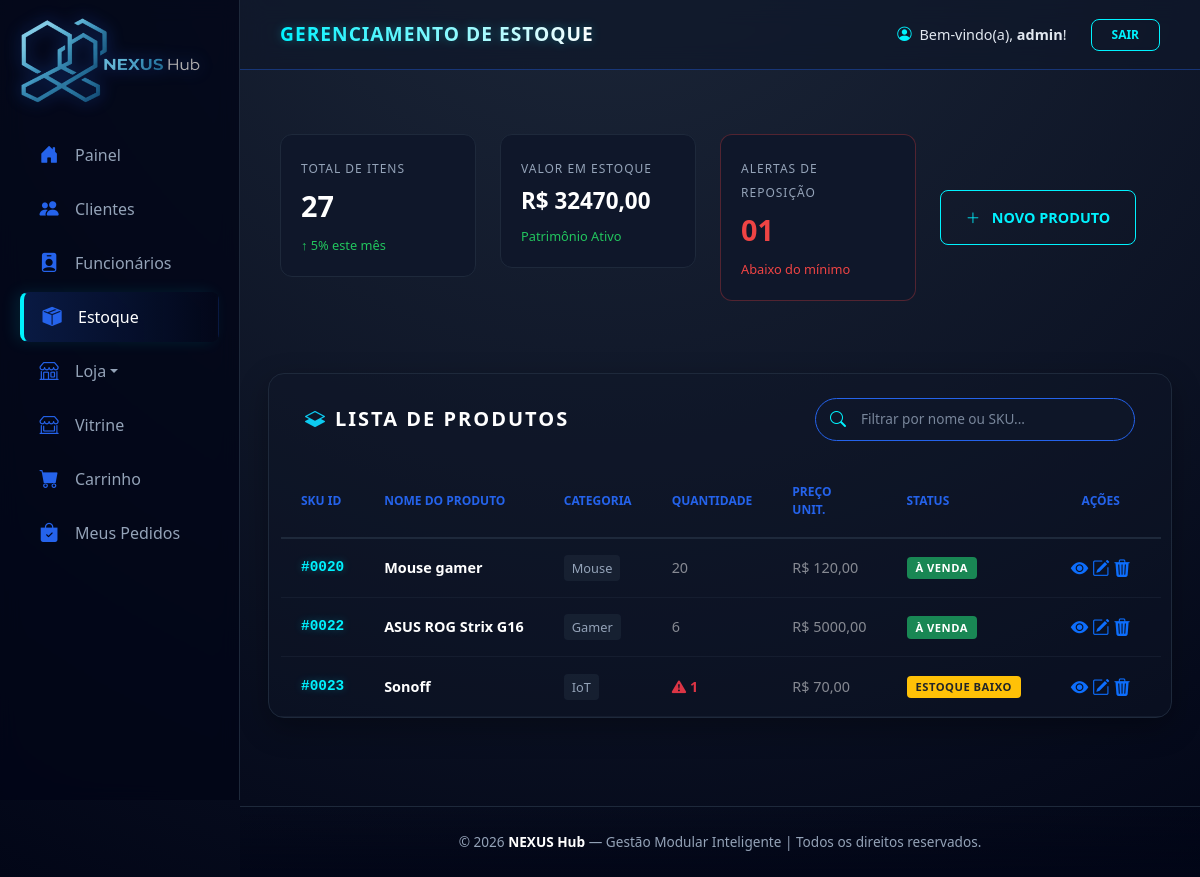
The page /nexushub/dashboard/estoque/ (signed in) on the database its author committed.
### dashboard/models.py (models this page shows, shortened)
class Produto(models.Model):
    loja = models.ForeignKey(Loja, on_delete=models.CASCADE)
    categoria = models.ForeignKey('Categoria', on_delete=models.SET_NULL, null=True, blank=True)
    nome = models.CharField(max_length=255)
    descricao = models.TextField()
    preco = models.DecimalField(max_digits=10, decimal_places=2)
    estoque = models.IntegerField(default=0)
    estoque_minimo = models.IntegerField(default=5)
    ativo = models.BooleanField(default=True)
    data_criacao = models.DateTimeField(auto_now_add=True)

class Categoria(models.Model):
    nome = models.CharField(max_length=100)
    slug = models.SlugField(unique=True)

### dashboard/decorators.py (the view, shortened to what this page needs)
    @login_required(login_url='login_view')
    def _wrapped_view(request, *args, **kwargs):
        if request.user.is_superuser:
            return view_func(request, *args, **kwargs)

### dashboard/views.py (called while the page is built)
@loja_obrigatoria
def lista_estoque(request):
    produtos_base = Produto.objects.filter(loja__vendedor__usuario=request.user)
    alertas_count = produtos_base.filter(estoque__lte=F('estoque_minimo')).count()
    produtos = produtos_base
    if request.GET.get('baixo_estoque'):
        produtos = produtos.filter(estoque__lte=F('estoque_minimo'))
    totais = produtos.aggregate(
        total_itens=Sum('estoque'), # Soma a quantidade total de peças
        valor_total=Sum(F('preco') * F('estoque')) # Valor total em R$
    )
    context = {
        'produtos': produtos,
        'total_itens': totais['total_itens'] or 0,
        'valor_estoque': totais['valor_total'] or 0,
        'alertas_reposicao': alertas_count, # Agora a variável existe!
        'titulo_aba': 'Gerenciamento de Estoque | NEXUS Hub',
    }
    return render(request, 'estoque_lista.html', context)

### dashboard/templates/estoque_lista.html (shortened to what this page needs)
{% extends 'base.html' %}
{% load static %}
{% block page_title %}Gerenciamento de Estoque{% endblock %}
{% block content %}
<div class="row g-4 mb-5"><div class="row g-4 mb-5">
    <div class="col-md-3">
        <div class="stat-card">
            <span class="stat-label">Total de Itens</span>
            <div class="stat-value">{{ total_itens }}</div>
            <span class="trend-up">↑ 5% este mês</span>
        </div>
    </div>
    <div class="col-md-3">
        <div class="stat-card">
            <span class="stat-label">Valor em Estoque</span>
            <div class="stat-value" style="font-size: 1.4rem;">
                R$ {{ valor_estoque|floatformat:2 }}
            </div>
            <span class="trend-up">Patrimônio Ativo</span>
        </div>
    </div>
    <div class="col-md-3">
        <div class="stat-card" style="border-color: rgba(239, 68, 68, 0.3);">
            <span class="stat-label">Alertas de Reposição</span>
            <div class="stat-value" style="color: #ef4444;">
                {{ alertas_reposicao|stringformat:"02d" }}
            </div>
            <span class="trend-alert">Abaixo do mínimo</span>
        </div>
    </div>
    <div class="col-md-3">
        <div class="d-flex flex-column h-100 justify-content-center">
            <a href="{% url 'cadastrar_produto' %}" class="logout-btn text-center py-3 w-100"
                style="font-size: 0.9rem;">
                <i class="bi bi-plus-lg me-2"></i> Novo Produto
            </a>
        </div>
    </div>
</div>
<div class="table-responsive-nexus">
    <div class="p-4 d-flex justify-content-between align-items-center flex-wrap gap-3">
        <h5 class="m-0" style="font-weight: 600; letter-spacing: 2px; color: #fff;">
            <i class="bi bi-layers-half me-2 text-info"></i>LISTA DE PRODUTOS
        </h5>
        <div class="search-container">
            <i class="bi bi-search search-icon"></i>
            <input type="text" id="nexusSearch" class="nexus-input" placeholder="Filtrar por nome ou SKU...">
        </div>
    </div>
    <table class="table-nexus">
    <thead>
        <tr>
            <th>SKU ID</th>
            <th>Nome do Produto</th>
            <th>Categoria</th>
            <th>Quantidade</th>
            <th>Preço Unit.</th>
            <th>Status</th>
            <th class="text-center">Ações</th>
        </tr>
    </thead>
    <tbody id="estoqueTable">
        {% for produto in produtos %}
        <tr>
            <td class="sku-highlight">#{{ produto.id|stringformat:"04d" }}</td>
            <td class="fw-bold text-white">{{ produto.nome }}</td>
            <td><span class="badge-category">{{ produto.categoria.nome }}</span></td>
            <td>
                {% if produto.estoque <= produto.estoque_minimo %}
                    <span class="text-danger fw-bold">
                        <i class="bi bi-exclamation-triangle-fill me-1"></i>{{ produto.estoque }}
                    </span>
                {% else %}
                    <span class="text-white-50">{{ produto.estoque }}</span>
                {% endif %}
            </td>
            <td class="text-white-50">R$ {{ produto.preco|floatformat:2 }}</td>
            <td>
                {% if produto.estoque <= 0 %}
                    <span class="badge bg-danger">Esgotado</span>
                {% elif produto.estoque <= produto.estoque_minimo %}
                    <span class="badge bg-warning text-dark">Estoque Baixo</span>
                {% else %}
                    <span class="badge bg-success">À Venda</span>
                {% endif %}
            </td>
            <td class="text-center">
                <div class="action-buttons">
                    <a href="{% url 'detalhe_produto' produto.id %}" class="btn-action details" title="Ver detalhes">
                        <i class="bi bi-eye-fill"></i>
                    </a>
                    <a href="{% url 'editar_produto' produto.id %}" class="btn-action edit" title="Editar">
                        <i class="bi bi-pencil-square"></i>
                    </a>
                    <a href="{% url 'excluir_produto' produto.id %}" class="btn-action delete" title="Excluir">
                        <i class="bi bi-trash3-fill"></i>
                    </a>
                </div>
            </td>
        </tr>
        {% empty %}
        <tr>
            <td colspan="7" class="text-center py-5 text-secondary">Nenhum produto cadastrado no sistema.</td>
        </tr>
        {% endfor %}
    </tbody>
</table>
</div>
{% endblock %}

### dashboard/templates/base.html (shortened to what this page needs)
{% load static %}
<!DOCTYPE html>
<html lang="pt-br">
<head>
    <link href="https://cdn.jsdelivr.net/npm/bootstrap@5.3.0/dist/css/bootstrap.min.css" rel="stylesheet">
    <link rel="stylesheet" href="https://cdn.jsdelivr.net/npm/bootstrap-icons@1.11.1/font/bootstrap-icons.css">
</head>
<body>
    <div class="app-wrapper">
        <nav class="sidebar">
            <div class="sidebar-brand">
                <a href="{% url 'home' %}">
                    <img src="{% static 'img/nexushub.png' %}" alt="NEXUS HUB" class="sidebar-logo">
                </a>
            </div>
            <ul>
                {% if is_admin %}
                <li class="{% if request.resolver_match.url_name == 'dashboard' %}active{% endif %}">
                    <a href="{% url 'dashboard' %}"><i class="bi bi-house-door-fill"></i> Painel</a>
                </li>
                <li class="{% if request.resolver_match.url_name == 'lista_clientes' %}active{% endif %}">
                    <a href="{% url 'lista_clientes' %}"><i class="bi bi-people-fill"></i> Clientes</a>
                </li>
                <li class="{% if request.resolver_match.url_name == 'lista_funcionarios' %}active{% endif %}">
                    <a href="{% url 'lista_funcionarios' %}"><i class="bi bi-person-badge-fill"></i> Funcionários</a>
                </li>
                {% endif %}
                {% if is_admin or is_vendedor %}
                {% if loja %}
                <li class="{% if request.resolver_match.url_name == 'lista_estoque' %}active{% endif %}">
                    <a href="{% url 'lista_estoque' %}"><i class="bi bi-box-seam-fill"></i> Estoque</a>
                </li>
                {% endif %}
                <li class="nav-item dropdown">
                    <a href="#" class="dropdown-toggle" data-bs-toggle="dropdown">
                        <i class="bi bi-shop"></i> Loja
                    </a>
                </li>
                {% endif %}
                {% if is_cliente and not is_vendedor or user.is_superuser %}
                <li class="{% if request.resolver_match.url_name == 'vitrine' %}active{% endif %}">
                    <a href="{% url 'vitrine' %}"><i class="bi bi-shop-window"></i> Vitrine</a>
                </li>
                <li class="{% if request.resolver_match.url_name == 'ver_carrinho' %}active{% endif %}">
                    <a href="{% url 'ver_carrinho' %}"><i class="bi bi-cart-fill"></i> Carrinho</a>
                </li>
                <li class="{% if request.resolver_match.url_name == 'loja_meus_pedidos' %}active{% endif %}">
                    <a href="{% url 'loja_meus_pedidos' %}"><i class="bi bi-bag-check-fill"></i> Meus Pedidos</a>
                </li>
                {% endif %}
            </ul>
        </nav>
        <main class="main-layout">
            <header class="header">
                <div class="page-title-glow">
                    {% block page_title %}Dashboard{% endblock %}
                </div>
                {% if user.is_authenticated %}
                <div class="user-info d-flex align-items-center gap-4">
                    <span style="color: #e2e8f0; font-size: 0.9rem;">
                        <i class="bi bi-person-circle me-1" style="color: var(--turquesa-brilhante);"></i>
                        Bem-vindo(a), <strong>{{ user.username }}</strong>!
                    </span>
                    <a href="{% url 'logout_view' %}" class="logout-btn">Sair</a>
                </div>
                {% endif %}
            </header>
            <main class="nexus-main-content" id="main-content">
                {% block content %}
                {% endblock %}
            </main>
            <footer class="rodape">
                <p style="color: var(--texto-muted); font-size: 0.85rem; margin: 0;">
                    &copy; {% now "Y" %} <strong style="color: #fff;">NEXUS Hub</strong> — Gestão Modular Inteligente |
                    Todos os direitos reservados.
                </p>
            </footer>
        </main>
    </div>
</body>
</html>

### dashboard/templates/base.html (style rules this page uses)
:root { --nexus-blue: #2563eb; --nexus-blue-glow: rgba(37, 99, 235, 0.4); --azul-profundo: #020617; --azul-card: #0f172a; --borda: #1e293b; --texto-muted: #94a3b8; --turquesa-brilhante: #00f2fe; --turquesa-glow: rgba(0, 242, 254, 0.3); }
.fade-in-content { animation: fadeInUp 0.5s ease-out forwards; }
* { margin: 0; padding: 0; box-sizing: border-box; font-family: 'Segoe UI', system-ui, sans-serif; }
html, body { height: 100%; background: radial-gradient(circle at 50% -20%, #1e293b 0%, #020617 100%); background-attachment: fixed; color: #f8fafc; overflow-x: hidden; }
.app-wrapper { display: flex; min-height: 100vh; width: 100%; }
.sidebar { width: 240px; flex-shrink: 0; background: rgba(2, 6, 23, 0.8); backdrop-filter: blur(10px); border-right: 1px solid var(--borda); display: flex; flex-direction: column; padding: 10px 20px; position: sticky; top: 0; height: 100vh; z-index: 1000; }
.sidebar-brand { height: 100px; display: flex; align-items: center; margin-bottom: 20px; }
.sidebar-logo { max-width: 180px; filter: drop-shadow(0 0 8px var(--nexus-blue-glow)); transition: all 0.3s ease; cursor: pointer; }
.sidebar ul { list-style: none; padding: 0; }
.sidebar li a, .sidebar .dropdown-toggle { color: var(--texto-muted); text-decoration: none; display: flex; align-items: center; padding: 12px 16px; border-radius: 8px; transition: 0.3s all; border: 1px solid transparent; margin-bottom: 4px; }
.sidebar li a i, .sidebar .dropdown-toggle i { width: 1.5rem; display: flex; justify-content: center; margin-right: 14px; font-size: 1.2rem; color: var(--nexus-blue); transition: 0.3s; }
.sidebar li.active a { background: linear-gradient(90deg, rgba(37, 99, 235, 0.2) 0%, transparent 100%); border-left: 4px solid var(--turquesa-brilhante); color: #fff; box-shadow: -5px 0 15px rgba(0, 242, 254, 0.1); }
.main-layout { flex-grow: 1; display: flex; flex-direction: column; min-width: 0; }
.header { height: 70px; background: rgba(15, 23, 42, 0.7); backdrop-filter: blur(12px); border-bottom: 1px solid var(--nexus-blue-glow); display: flex; align-items: center; justify-content: space-between; padding: 0 40px; }
.page-title-glow { font-size: 1.2rem; font-weight: 800; background: linear-gradient(90deg, var(--turquesa-brilhante), #fff); -webkit-background-clip: text; -webkit-text-fill-color: transparent; filter: drop-shadow(0 0 5px var(--turquesa-glow)); letter-spacing: 1px; text-transform: uppercase; }
.logout-btn { border: 1px solid var(--turquesa-brilhante); color: var(--turquesa-brilhante); padding: 6px 20px; border-radius: 8px; text-decoration: none; font-size: 0.75rem; font-weight: 700; text-transform: uppercase; transition: 0.3s; }
.nexus-main-content { flex: 1 0 auto; padding: 40px; opacity: 0; }
.rodape { padding: 25px; text-align: center; background: linear-gradient(0deg, rgba(2, 6, 23, 0.9) 0%, transparent 100%); border-top: 1px solid var(--borda); }

### rows shown on the page
Produto: id "0020", nome "Mouse gamer", categoria.nome "Mouse", estoque "20", preco "120,00", estoque_minimo "À VENDA"
Produto: id "0022", nome "ASUS ROG Strix G16", categoria.nome "Gamer", estoque "6", preco "5000,00", estoque_minimo "À VENDA"
Produto: id "0023", nome "Sonoff", categoria.nome "IoT", estoque "1", preco "70,00", estoque_minimo "ESTOQUE BAIXO"

### other values the page prints
{{ user.username }} "admin"
{{ total_itens }} "27"
{{ valor_estoque|floatformat:2 }} "32470,00"
{{ alertas_reposicao|stringformat:"02d" }} "01"
